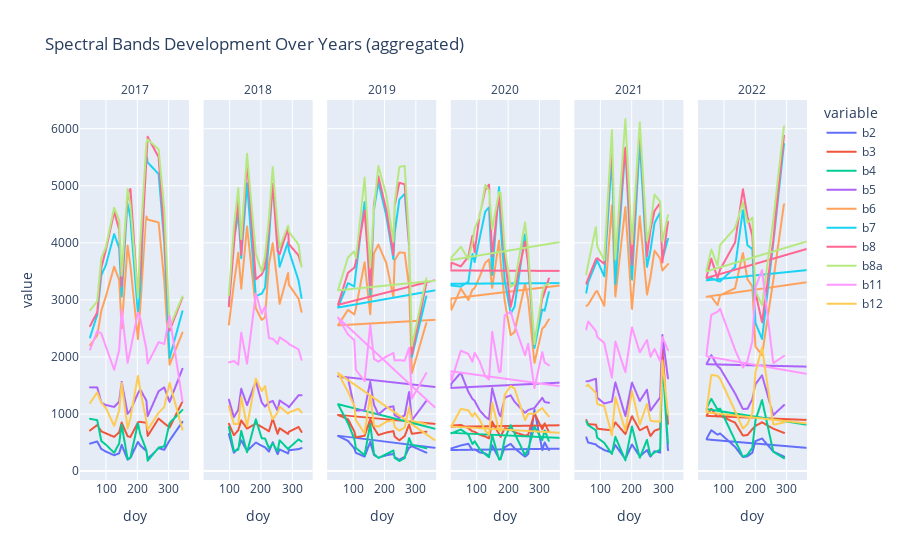

Here is the notebook cell this chart was saved with:
### Code cell
spectral = SpectralBandPlotter(df_2w_features)
spectral.plot_spectral_development_over_years(addition="aggregated")

### Figure 1 — Plotly figure (JSON) as saved in the notebook; plotly's stock layout.template omitted (floating-point values rounded to 4 significant figures)
{"data": [{"hovertemplate": "variable=b2<br>year=2017<br>doy=%{x}<br>value=%{y}<extra></extra>", "legendgroup": "b2", "line": {"color": "#636efa", "dash": "solid"}, "marker": {"symbol": "circle"}, "mode": "lines", "name": "b2", "showlegend": true, "type": "scattergl", "x": [49.0, 72.0, 85.0, 99.5, 126.0, 142.0, 150.0, 169.0, 178.0, 202.0, 209.0, 229.0, 233.0, 268.0, 286.0, 303.0, 344.0], "xaxis": "x", "y": [482.0, 519.0, 387.0, 343.0, 277.5, 311.5, 460.0, 199.0, 232.0, 512.0, 452.0, 350.5, 213.0, 402.0, 373.0, 537.0, 863.0], "yaxis": "y"}, {"hovertemplate": "variable=b2<br>year=2018<br>doy=%{x}<br>value=%{y}<extra></extra>", "legendgroup": "b2", "line": {"color": "#636efa", "dash": "solid"}, "marker": {"symbol": "circle"}, "mode": "lines", "name": "b2", "showlegend": false, "type": "scattergl", "x": [98.0, 114.0, 128.0, 137.5, 156.0, 184.0, 203.0, 213.5, 226.0, 238.0, 253.5, 260.0, 287.0, 289.5, 320.5, 330.0], "xaxis": "x2", "y": [649.0, 321.0, 400.0, 539.5, 352.0, 500.0, 444.0, 417.0, 341.0, 506.0, 297.5, 380.0, 310.0, 365.0, 385.5, 403.0], "yaxis": "y2"}, {"hovertemplate": "variable=b2<br>year=2019<br>doy=%{x}<br>value=%{y}<extra></extra>", "legendgroup": "b2", "line": {"color": "#636efa", "dash": "solid"}, "marker": {"symbol": "circle"}, "mode": "lines", "name": "b2", "showlegend": false, "type": "scattergl", "x": [360.0, 52.0, 84.0, 104.0, 109.0, 137.0, 155.0, 167.0, 181.0, 206.0, 229.0, 233.0, 248.0, 265.0, 279.0, 288.0, 334.0], "xaxis": "x3", "y": [409.0, 618.0, 529.0, 401.0, 321.0, 253.0, 510.0, 283.0, 236.0, 277.0, 301.0, 245.0, 197.0, 251.0, 410.5, 436.0, 324.0], "yaxis": "y3"}, {"hovertemplate": "variable=b2<br>year=2020<br>doy=%{x}<br>value=%{y}<extra></extra>", "legendgroup": "b2", "line": {"color": "#636efa", "dash": "solid"}, "marker": {"symbol": "circle"}, "mode": "lines", "name": "b2", "showlegend": false, "type": "scattergl", "x": [365.0, 17.0, 20.0, 50.0, 74.0, 87.0, 94.0, 110.0, 128.0, 140.0, 150.0, 172.0, 177.0, 190.0, 209.0, 221.5, 255.0, 265.0, 285.0, 310.0, 317.5, 331.0], "xaxis": "x4", "y": [393.0, 369.0, 398.0, 449.0, 479.0, 368.0, 382.0, 328.0, 309.5, 264.0, 453.0, 217.0, 224.0, 418.0, 478.0, 399.5, 252.0, 297.5, 1074.0, 368.0, 503.0, 367.5], "yaxis": "y4"}, {"hovertemplate": "variable=b2<br>year=2021<br>doy=%{x}<br>value=%{y}<extra></extra>", "legendgroup": "b2", "line": {"color": "#636efa", "dash": "solid"}, "marker": {"symbol": "circle"}, "mode": "lines", "name": "b2", "showlegend": false, "type": "scattergl", "x": [56.0, 62.0, 87.0, 91.0, 113.5, 138.0, 149.0, 181.0, 202.0, 227.0, 250.0, 261.0, 274.0, 292.0, 299.0, 317.0], "xaxis": "x5", "y": [593.0, 501.5, 467.0, 440.5, 369.5, 323.0, 456.0, 210.0, 467.0, 258.0, 368.0, 252.5, 350.0, 325.0, 2002.0, 365.0], "yaxis": "y5"}, {"hovertemplate": "variable=b2<br>year=2022<br>doy=%{x}<br>value=%{y}<extra></extra>", "legendgroup": "b2", "line": {"color": "#636efa", "dash": "solid"}, "marker": {"symbol": "circle"}, "mode": "lines", "name": "b2", "showlegend": false, "type": "scattergl", "x": [364.0, 45.0, 61.0, 81.0, 89.0, 137.0, 162.0, 176.5, 192.0, 202.0, 223.0, 259.0, 293.0], "xaxis": "x6", "y": [408.0, 556.0, 717.0, 638.0, 660.0, 425.0, 244.0, 260.5, 322.0, 526.0, 571.5, 344.0, 253.0], "yaxis": "y6"}, {"hovertemplate": "variable=b3<br>year=2017<br>doy=%{x}<br>value=%{y}<extra></extra>", "legendgroup": "b3", "line": {"color": "#EF553B", "dash": "solid"}, "marker": {"symbol": "circle"}, "mode": "lines", "name": "b3", "showlegend": true, "type": "scattergl", "x": [49.0, 72.0, 85.0, 99.5, 126.0, 142.0, 150.0, 169.0, 178.0, 202.0, 209.0, 229.0, 233.0, 268.0, 286.0, 303.0, 344.0], "xaxis": "x", "y": [712.0, 807.0, 698.0, 661.5, 599.5, 680.0, 852.0, 611.0, 597.0, 856.0, 863.0, 846.5, 616.0, 920.5, 837.0, 764.0, 1218.0], "yaxis": "y"}, {"hovertemplate": "variable=b3<br>year=2018<br>doy=%{x}<br>value=%{y}<extra></extra>", "legendgroup": "b3", "line": {"color": "#EF553B", "dash": "solid"}, "marker": {"symbol": "circle"}, "mode": "lines", "name": "b3", "showlegend": false, "type": "scattergl", "x": [98.0, 114.0, 128.0, 137.5, 156.0, 184.0, 203.0, 213.5, 226.0, 238.0, 253.5, 260.0, 287.0, 289.5, 320.5, 330.0], "xaxis": "x2", "y": [831.5, 629.0, 717.0, 888.5, 744.0, 833.0, 773.0, 740.5, 697.0, 918.0, 652.0, 751.0, 652.0, 687.5, 773.0, 686.0], "yaxis": "y2"}, {"hovertemplate": "variable=b3<br>year=2019<br>doy=%{x}<br>value=%{y}<extra></extra>", "legendgroup": "b3", "line": {"color": "#EF553B", "dash": "solid"}, "marker": {"symbol": "circle"}, "mode": "lines", "name": "b3", "showlegend": false, "type": "scattergl", "x": [360.0, 52.0, 84.0, 104.0, 109.0, 137.0, 155.0, 167.0, 181.0, 206.0, 229.0, 233.0, 248.0, 265.0, 279.0, 288.0, 334.0], "xaxis": "x3", "y": [828.0, 984.0, 909.0, 698.0, 592.0, 620.0, 905.0, 755.0, 631.0, 675.5, 700.0, 606.0, 539.0, 614.0, 813.5, 653.0, 690.0], "yaxis": "y3"}, {"hovertemplate": "variable=b3<br>year=2020<br>doy=%{x}<br>value=%{y}<extra></extra>", "legendgroup": "b3", "line": {"color": "#EF553B", "dash": "solid"}, "marker": {"symbol": "circle"}, "mode": "lines", "name": "b3", "showlegend": false, "type": "scattergl", "x": [365.0, 17.0, 20.0, 50.0, 74.0, 87.0, 94.0, 110.0, 128.0, 140.0, 150.0, 172.0, 177.0, 190.0, 209.0, 221.5, 255.0, 265.0, 285.0, 310.0, 317.5, 331.0], "xaxis": "x4", "y": [803.0, 776.0, 797.0, 809.0, 752.0, 696.0, 689.0, 636.5, 605.5, 575.0, 868.0, 647.0, 599.0, 754.0, 730.0, 679.5, 622.0, 636.5, 1011.0, 732.0, 836.5, 686.0], "yaxis": "y4"}, {"hovertemplate": "variable=b3<br>year=2021<br>doy=%{x}<br>value=%{y}<extra></extra>", "legendgroup": "b3", "line": {"color": "#EF553B", "dash": "solid"}, "marker": {"symbol": "circle"}, "mode": "lines", "name": "b3", "showlegend": false, "type": "scattergl", "x": [56.0, 62.0, 87.0, 91.0, 113.5, 138.0, 149.0, 181.0, 202.0, 227.0, 250.0, 261.0, 274.0, 292.0, 299.0, 317.0], "xaxis": "x5", "y": [897.0, 823.5, 813.0, 744.0, 728.5, 716.0, 854.0, 649.0, 964.0, 715.0, 781.0, 614.5, 707.0, 743.0, 2139.0, 830.0], "yaxis": "y5"}, {"hovertemplate": "variable=b3<br>year=2022<br>doy=%{x}<br>value=%{y}<extra></extra>", "legendgroup": "b3", "line": {"color": "#EF553B", "dash": "solid"}, "marker": {"symbol": "circle"}, "mode": "lines", "name": "b3", "showlegend": false, "type": "scattergl", "x": [364.0, 45.0, 61.0, 81.0, 89.0, 137.0, 162.0, 176.5, 192.0, 202.0, 223.0, 259.0, 293.0], "xaxis": "x6", "y": [897.0, 968.0, 1092.0, 953.0, 970.0, 848.5, 621.5, 633.0, 734.0, 792.0, 855.0, 743.0, 670.0], "yaxis": "y6"}, {"hovertemplate": "variable=b4<br>year=2017<br>doy=%{x}<br>value=%{y}<extra></extra>", "legendgroup": "b4", "line": {"color": "#00cc96", "dash": "solid"}, "marker": {"symbol": "circle"}, "mode": "lines", "name": "b4", "showlegend": true, "type": "scattergl", "x": [49.0, 72.0, 85.0, 99.5, 126.0, 142.0, 150.0, 169.0, 178.0, 202.0, 209.0, 229.0, 233.0, 268.0, 286.0, 303.0, 344.0], "xaxis": "x", "y": [916.0, 893.0, 527.0, 463.5, 321.0, 485.5, 812.0, 209.0, 239.0, 838.0, 654.0, 364.5, 181.0, 412.0, 433.0, 841.0, 1073.0], "yaxis": "y"}, {"hovertemplate": "variable=b4<br>year=2018<br>doy=%{x}<br>value=%{y}<extra></extra>", "legendgroup": "b4", "line": {"color": "#00cc96", "dash": "solid"}, "marker": {"symbol": "circle"}, "mode": "lines", "name": "b4", "showlegend": false, "type": "scattergl", "x": [98.0, 114.0, 128.0, 137.5, 156.0, 184.0, 203.0, 213.5, 226.0, 238.0, 253.5, 260.0, 287.0, 289.5, 320.5, 330.0], "xaxis": "x2", "y": [773.5, 353.0, 375.0, 704.5, 329.5, 908.0, 574.0, 571.0, 400.5, 482.0, 348.5, 540.0, 386.0, 402.5, 556.0, 519.0], "yaxis": "y2"}, {"hovertemplate": "variable=b4<br>year=2019<br>doy=%{x}<br>value=%{y}<extra></extra>", "legendgroup": "b4", "line": {"color": "#00cc96", "dash": "solid"}, "marker": {"symbol": "circle"}, "mode": "lines", "name": "b4", "showlegend": false, "type": "scattergl", "x": [360.0, 52.0, 84.0, 104.0, 109.0, 137.0, 155.0, 167.0, 181.0, 206.0, 229.0, 233.0, 248.0, 265.0, 279.0, 288.0, 334.0], "xaxis": "x3", "y": [745.0, 1173.0, 839.0, 569.0, 406.0, 279.0, 823.0, 302.0, 230.0, 295.5, 361.0, 231.0, 177.0, 227.0, 578.5, 462.0, 400.0], "yaxis": "y3"}, {"hovertemplate": "variable=b4<br>year=2020<br>doy=%{x}<br>value=%{y}<extra></extra>", "legendgroup": "b4", "line": {"color": "#00cc96", "dash": "solid"}, "marker": {"symbol": "circle"}, "mode": "lines", "name": "b4", "showlegend": false, "type": "scattergl", "x": [365.0, 17.0, 20.0, 50.0, 74.0, 87.0, 94.0, 110.0, 128.0, 140.0, 150.0, 172.0, 177.0, 190.0, 209.0, 221.5, 255.0, 265.0, 285.0, 310.0, 317.5, 331.0], "xaxis": "x4", "y": [582.0, 668.0, 662.0, 729.0, 641.0, 472.0, 523.0, 387.0, 294.5, 244.0, 633.0, 202.0, 207.0, 559.0, 806.0, 664.0, 279.0, 383.0, 779.0, 545.0, 712.0, 529.5], "yaxis": "y4"}, {"hovertemplate": "variable=b4<br>year=2021<br>doy=%{x}<br>value=%{y}<extra></extra>", "legendgroup": "b4", "line": {"color": "#00cc96", "dash": "solid"}, "marker": {"symbol": "circle"}, "mode": "lines", "name": "b4", "showlegend": false, "type": "scattergl", "x": [56.0, 62.0, 87.0, 91.0, 113.5, 138.0, 149.0, 181.0, 202.0, 227.0, 250.0, 261.0, 274.0, 292.0, 299.0, 317.0], "xaxis": "x5", "y": [876.0, 806.0, 715.0, 586.5, 496.0, 299.0, 603.0, 187.0, 783.0, 232.0, 548.0, 271.0, 328.0, 375.5, 1930.0, 484.0], "yaxis": "y5"}, {"hovertemplate": "variable=b4<br>year=2022<br>doy=%{x}<br>value=%{y}<extra></extra>", "legendgroup": "b4", "line": {"color": "#00cc96", "dash": "solid"}, "marker": {"symbol": "circle"}, "mode": "lines", "name": "b4", "showlegend": false, "type": "scattergl", "x": [364.0, 45.0, 61.0, 81.0, 89.0, 137.0, 162.0, 176.5, 192.0, 202.0, 223.0, 259.0, 293.0], "xaxis": "x6", "y": [815.0, 1088.0, 1267.0, 1078.0, 1094.0, 535.0, 251.0, 286.0, 409.0, 889.0, 1246.0, 339.0, 225.0], "yaxis": "y6"}, {"hovertemplate": "variable=b5<br>year=2017<br>doy=%{x}<br>value=%{y}<extra></extra>", "legendgroup": "b5", "line": {"color": "#ab63fa", "dash": "solid"}, "marker": {"symbol": "circle"}, "mode": "lines", "name": "b5", "showlegend": true, "type": "scattergl", "x": [49.0, 72.0, 85.0, 99.5, 126.0, 142.0, 150.0, 169.0, 178.0, 202.0, 209.0, 229.0, 233.0, 268.0, 286.0, 303.0, 344.0], "xaxis": "x", "y": [1468.0, 1467.0, 1199.0, 1158.0, 1124.0, 1216.0, 1563.0, 1004.0, 1064.0, 1361.0, 1434.0, 1235.0, 964.0, 1399.0, 1467.0, 1212.0, 1793.0], "yaxis": "y"}, {"hovertemplate": "variable=b5<br>year=2018<br>doy=%{x}<br>value=%{y}<extra></extra>", "legendgroup": "b5", "line": {"color": "#ab63fa", "dash": "solid"}, "marker": {"symbol": "circle"}, "mode": "lines", "name": "b5", "showlegend": false, "type": "scattergl", "x": [98.0, 114.0, 128.0, 137.5, 156.0, 184.0, 203.0, 213.5, 226.0, 238.0, 253.5, 260.0, 287.0, 289.5, 320.5, 330.0], "xaxis": "x2", "y": [1253.0, 945.0, 1074.0, 1444.0, 1156.0, 1572.0, 1202.0, 1130.0, 1200.0, 1232.0, 1058.0, 1238.0, 1138.0, 1118.0, 1328.0, 1329.0], "yaxis": "y2"}, {"hovertemplate": "variable=b5<br>year=2019<br>doy=%{x}<br>value=%{y}<extra></extra>", "legendgroup": "b5", "line": {"color": "#ab63fa", "dash": "solid"}, "marker": {"symbol": "circle"}, "mode": "lines", "name": "b5", "showlegend": false, "type": "scattergl", "x": [360.0, 52.0, 84.0, 104.0, 109.0, 137.0, 155.0, 167.0, 181.0, 206.0, 229.0, 233.0, 248.0, 265.0, 279.0, 288.0, 334.0], "xaxis": "x3", "y": [1475.0, 1661.0, 1623.0, 1122.0, 1059.0, 1071.0, 1565.0, 1163.0, 993.0, 1109.0, 1136.0, 979.0, 933.0, 976.0, 1386.0, 890.0, 1230.0], "yaxis": "y3"}, {"hovertemplate": "variable=b5<br>year=2020<br>doy=%{x}<br>value=%{y}<extra></extra>", "legendgroup": "b5", "line": {"color": "#ab63fa", "dash": "solid"}, "marker": {"symbol": "circle"}, "mode": "lines", "name": "b5", "showlegend": false, "type": "scattergl", "x": [365.0, 17.0, 20.0, 50.0, 74.0, 87.0, 94.0, 110.0, 128.0, 140.0, 150.0, 172.0, 177.0, 190.0, 209.0, 221.5, 255.0, 265.0, 285.0, 310.0, 317.5, 331.0], "xaxis": "x4", "y": [1550.0, 1457.0, 1535.0, 1725.0, 1389.0, 1265.0, 1233.0, 1064.0, 953.5, 905.0, 1454.0, 1002.0, 959.0, 1285.0, 1329.0, 1216.0, 1021.0, 1070.0, 1107.0, 1284.0, 1212.0, 1196.0], "yaxis": "y4"}, {"hovertemplate": "variable=b5<br>year=2021<br>doy=%{x}<br>value=%{y}<extra></extra>", "legendgroup": "b5", "line": {"color": "#ab63fa", "dash": "solid"}, "marker": {"symbol": "circle"}, "mode": "lines", "name": "b5", "showlegend": false, "type": "scattergl", "x": [56.0, 62.0, 87.0, 91.0, 113.5, 138.0, 149.0, 181.0, 202.0, 227.0, 250.0, 261.0, 274.0, 292.0, 299.0, 317.0], "xaxis": "x5", "y": [1574.0, 1574.0, 1618.0, 1288.0, 1185.0, 1219.0, 1556.0, 965.0, 1552.0, 1228.0, 1426.0, 1058.0, 1157.0, 1290.0, 2387.0, 1624.0], "yaxis": "y5"}, {"hovertemplate": "variable=b5<br>year=2022<br>doy=%{x}<br>value=%{y}<extra></extra>", "legendgroup": "b5", "line": {"color": "#ab63fa", "dash": "solid"}, "marker": {"symbol": "circle"}, "mode": "lines", "name": "b5", "showlegend": false, "type": "scattergl", "x": [364.0, 45.0, 61.0, 81.0, 89.0, 137.0, 162.0, 176.5, 192.0, 202.0, 223.0, 259.0, 293.0], "xaxis": "x6", "y": [1831.0, 1873.0, 2033.0, 1838.0, 1803.0, 1361.0, 1088.0, 1094.0, 1256.0, 1523.0, 1678.0, 981.0, 1157.0], "yaxis": "y6"}, {"hovertemplate": "variable=b6<br>year=2017<br>doy=%{x}<br>value=%{y}<extra></extra>", "legendgroup": "b6", "line": {"color": "#FFA15A", "dash": "solid"}, "marker": {"symbol": "circle"}, "mode": "lines", "name": "b6", "showlegend": true, "type": "scattergl", "x": [49.0, 72.0, 85.0, 99.5, 126.0, 142.0, 150.0, 169.0, 178.0, 202.0, 209.0, 229.0, 233.0, 268.0, 286.0, 303.0, 344.0], "xaxis": "x", "y": [2206.0, 2378.0, 2808.0, 3060.0, 3582.0, 3352.0, 2504.0, 3952.0, 3598.0, 2313.0, 2828.0, 4462.0, 4408.0, 4358.0, 3335.0, 1863.0, 2427.0], "yaxis": "y"}, {"hovertemplate": "variable=b6<br>year=2018<br>doy=%{x}<br>value=%{y}<extra></extra>", "legendgroup": "b6", "line": {"color": "#FFA15A", "dash": "solid"}, "marker": {"symbol": "circle"}, "mode": "lines", "name": "b6", "showlegend": false, "type": "scattergl", "x": [98.0, 114.0, 128.0, 137.5, 156.0, 184.0, 203.0, 213.5, 226.0, 238.0, 253.5, 260.0, 287.0, 289.5, 320.5, 330.0], "xaxis": "x2", "y": [2566.0, 3281.0, 3827.0, 3195.0, 4286.0, 2855.0, 2649.0, 2694.0, 3624.0, 3994.0, 3274.0, 2930.0, 3470.0, 3267.0, 3020.0, 2791.0], "yaxis": "y2"}, {"hovertemplate": "variable=b6<br>year=2019<br>doy=%{x}<br>value=%{y}<extra></extra>", "legendgroup": "b6", "line": {"color": "#FFA15A", "dash": "solid"}, "marker": {"symbol": "circle"}, "mode": "lines", "name": "b6", "showlegend": false, "type": "scattergl", "x": [360.0, 52.0, 84.0, 104.0, 109.0, 137.0, 155.0, 167.0, 181.0, 206.0, 229.0, 233.0, 248.0, 265.0, 279.0, 288.0, 334.0], "xaxis": "x3", "y": [2650.0, 2554.0, 2826.0, 2745.0, 2843.0, 3659.0, 2748.0, 3819.0, 3970.0, 3650.0, 3049.0, 3693.0, 3832.0, 3824.0, 3232.0, 1718.0, 2594.0], "yaxis": "y3"}, {"hovertemplate": "variable=b6<br>year=2020<br>doy=%{x}<br>value=%{y}<extra></extra>", "legendgroup": "b6", "line": {"color": "#FFA15A", "dash": "solid"}, "marker": {"symbol": "circle"}, "mode": "lines", "name": "b6", "showlegend": false, "type": "scattergl", "x": [365.0, 17.0, 20.0, 50.0, 74.0, 87.0, 94.0, 110.0, 128.0, 140.0, 150.0, 172.0, 177.0, 190.0, 209.0, 221.5, 255.0, 265.0, 285.0, 310.0, 317.5, 331.0], "xaxis": "x4", "y": [3251.0, 3021.0, 2827.0, 3199.0, 2997.0, 3179.0, 3205.0, 3406.0, 3650.0, 3709.0, 3211.0, 4041.0, 3670.0, 2984.0, 2381.0, 2436.0, 3286.0, 3000.0, 1895.0, 2498.0, 2534.0, 2658.0], "yaxis": "y4"}, {"hovertemplate": "variable=b6<br>year=2021<br>doy=%{x}<br>value=%{y}<extra></extra>", "legendgroup": "b6", "line": {"color": "#FFA15A", "dash": "solid"}, "marker": {"symbol": "circle"}, "mode": "lines", "name": "b6", "showlegend": false, "type": "scattergl", "x": [56.0, 62.0, 87.0, 91.0, 113.5, 138.0, 149.0, 181.0, 202.0, 227.0, 250.0, 261.0, 274.0, 292.0, 299.0, 317.0], "xaxis": "x5", "y": [2893.0, 2915.0, 3145.0, 3155.0, 2897.0, 4659.0, 3057.0, 4628.0, 2840.0, 4466.0, 3093.0, 3393.0, 3865.0, 3726.0, 3514.0, 3627.0], "yaxis": "y5"}, {"hovertemplate": "variable=b6<br>year=2022<br>doy=%{x}<br>value=%{y}<extra></extra>", "legendgroup": "b6", "line": {"color": "#FFA15A", "dash": "solid"}, "marker": {"symbol": "circle"}, "mode": "lines", "name": "b6", "showlegend": false, "type": "scattergl", "x": [364.0, 45.0, 61.0, 81.0, 89.0, 137.0, 162.0, 176.5, 192.0, 202.0, 223.0, 259.0, 293.0], "xaxis": "x6", "y": [3308.0, 3055.0, 3058.0, 2909.0, 3079.0, 3206.0, 3822.0, 3362.0, 3237.0, 2183.0, 2031.0, 3344.0, 4677.0], "yaxis": "y6"}, {"hovertemplate": "variable=b7<br>year=2017<br>doy=%{x}<br>value=%{y}<extra></extra>", "legendgroup": "b7", "line": {"color": "#19d3f3", "dash": "solid"}, "marker": {"symbol": "circle"}, "mode": "lines", "name": "b7", "showlegend": true, "type": "scattergl", "x": [49.0, 72.0, 85.0, 99.5, 126.0, 142.0, 150.0, 169.0, 178.0, 202.0, 209.0, 229.0, 233.0, 268.0, 286.0, 303.0, 344.0], "xaxis": "x", "y": [2342.0, 2740.0, 3433.0, 3609.0, 4154.0, 3910.0, 3058.0, 4680.0, 4425.0, 2755.0, 3200.0, 5551.0, 5410.0, 5205.0, 4007.0, 1979.0, 2801.0], "yaxis": "y"}, {"hovertemplate": "variable=b7<br>year=2018<br>doy=%{x}<br>value=%{y}<extra></extra>", "legendgroup": "b7", "line": {"color": "#19d3f3", "dash": "solid"}, "marker": {"symbol": "circle"}, "mode": "lines", "name": "b7", "showlegend": false, "type": "scattergl", "x": [98.0, 114.0, 128.0, 137.5, 156.0, 184.0, 203.0, 213.5, 226.0, 238.0, 253.5, 260.0, 287.0, 289.5, 320.5, 330.0], "xaxis": "x2", "y": [2916.0, 4039.0, 4512.0, 3730.0, 5040.0, 3065.0, 3111.0, 3215.0, 4064.0, 5028.0, 3945.0, 3581.0, 4019.0, 3862.0, 3338.0, 3034.0], "yaxis": "y2"}, {"hovertemplate": "variable=b7<br>year=2019<br>doy=%{x}<br>value=%{y}<extra></extra>", "legendgroup": "b7", "line": {"color": "#19d3f3", "dash": "solid"}, "marker": {"symbol": "circle"}, "mode": "lines", "name": "b7", "showlegend": false, "type": "scattergl", "x": [360.0, 52.0, 84.0, 104.0, 109.0, 137.0, 155.0, 167.0, 181.0, 206.0, 229.0, 233.0, 248.0, 265.0, 279.0, 288.0, 334.0], "xaxis": "x3", "y": [3166.0, 2866.0, 3294.0, 3236.0, 3475.0, 4716.0, 3075.0, 4577.0, 5063.0, 4480.0, 3714.0, 4168.0, 4760.0, 4858.0, 3942.0, 2000.0, 3062.0], "yaxis": "y3"}, {"hovertemplate": "variable=b7<br>year=2020<br>doy=%{x}<br>value=%{y}<extra></extra>", "legendgroup": "b7", "line": {"color": "#19d3f3", "dash": "solid"}, "marker": {"symbol": "circle"}, "mode": "lines", "name": "b7", "showlegend": false, "type": "scattergl", "x": [365.0, 17.0, 20.0, 50.0, 74.0, 87.0, 94.0, 110.0, 128.0, 140.0, 150.0, 172.0, 177.0, 190.0, 209.0, 221.5, 255.0, 265.0, 285.0, 310.0, 317.5, 331.0], "xaxis": "x4", "y": [3294.0, 3283.0, 3251.0, 3235.0, 3318.0, 3806.0, 3662.0, 4078.0, 4548.0, 4622.0, 3436.0, 4979.0, 4303.0, 3344.0, 2756.0, 2884.0, 4150.0, 3602.0, 2159.0, 2834.0, 2810.0, 3136.0], "yaxis": "y4"}, {"hovertemplate": "variable=b7<br>year=2021<br>doy=%{x}<br>value=%{y}<extra></extra>", "legendgroup": "b7", "line": {"color": "#19d3f3", "dash": "solid"}, "marker": {"symbol": "circle"}, "mode": "lines", "name": "b7", "showlegend": false, "type": "scattergl", "x": [56.0, 62.0, 87.0, 91.0, 113.5, 138.0, 149.0, 181.0, 202.0, 227.0, 250.0, 261.0, 274.0, 292.0, 299.0, 317.0], "xaxis": "x5", "y": [3125.0, 3306.0, 3640.0, 3692.0, 3413.0, 5520.0, 3276.0, 5659.0, 3354.0, 5773.0, 3578.0, 3860.0, 4346.0, 4532.0, 3697.0, 4072.0], "yaxis": "y5"}, {"hovertemplate": "variable=b7<br>year=2022<br>doy=%{x}<br>value=%{y}<extra></extra>", "legendgroup": "b7", "line": {"color": "#19d3f3", "dash": "solid"}, "marker": {"symbol": "circle"}, "mode": "lines", "name": "b7", "showlegend": false, "type": "scattergl", "x": [364.0, 45.0, 61.0, 81.0, 89.0, 137.0, 162.0, 176.5, 192.0, 202.0, 223.0, 259.0, 293.0], "xaxis": "x6", "y": [3521.0, 3343.0, 3382.0, 3333.0, 3323.0, 3576.0, 4577.0, 3956.0, 3892.0, 2595.0, 2316.0, 3996.0, 5730.0], "yaxis": "y6"}, {"hovertemplate": "variable=b8<br>year=2017<br>doy=%{x}<br>value=%{y}<extra></extra>", "legendgroup": "b8", "line": {"color": "#FF6692", "dash": "solid"}, "marker": {"symbol": "circle"}, "mode": "lines", "name": "b8", "showlegend": true, "type": "scattergl", "x": [49.0, 72.0, 85.0, 99.5, 126.0, 142.0, 150.0, 169.0, 178.0, 202.0, 209.0, 229.0, 233.0, 268.0, 286.0, 303.0, 344.0], "xaxis": "x", "y": [2543.0, 2782.0, 3559.0, 3874.0, 4538.0, 4234.0, 3238.0, 4862.0, 4944.0, 3070.0, 3450.0, 5459.0, 5859.0, 5500.0, 4143.0, 2459.0, 3038.0], "yaxis": "y"}, {"hovertemplate": "variable=b8<br>year=2018<br>doy=%{x}<br>value=%{y}<extra></extra>", "legendgroup": "b8", "line": {"color": "#FF6692", "dash": "solid"}, "marker": {"symbol": "circle"}, "mode": "lines", "name": "b8", "showlegend": false, "type": "scattergl", "x": [98.0, 114.0, 128.0, 137.5, 156.0, 184.0, 203.0, 213.5, 226.0, 238.0, 253.5, 260.0, 287.0, 289.5, 320.5, 330.0], "xaxis": "x2", "y": [2886.0, 3944.0, 4777.0, 3792.0, 5436.0, 3359.0, 3447.0, 3570.0, 4252.0, 5032.0, 3852.0, 3800.0, 4260.0, 3976.0, 3780.0, 3592.0], "yaxis": "y2"}, {"hovertemplate": "variable=b8<br>year=2019<br>doy=%{x}<br>value=%{y}<extra></extra>", "legendgroup": "b8", "line": {"color": "#FF6692", "dash": "solid"}, "marker": {"symbol": "circle"}, "mode": "lines", "name": "b8", "showlegend": false, "type": "scattergl", "x": [360.0, 52.0, 84.0, 104.0, 109.0, 137.0, 155.0, 167.0, 181.0, 206.0, 229.0, 233.0, 248.0, 265.0, 279.0, 288.0, 334.0], "xaxis": "x3", "y": [3343.0, 2914.0, 3475.0, 3564.0, 3656.0, 4567.0, 3193.0, 4692.0, 5166.0, 4582.0, 3786.0, 4650.0, 5053.0, 5025.0, 3955.0, 2045.0, 3288.0], "yaxis": "y3"}, {"hovertemplate": "variable=b8<br>year=2020<br>doy=%{x}<br>value=%{y}<extra></extra>", "legendgroup": "b8", "line": {"color": "#FF6692", "dash": "solid"}, "marker": {"symbol": "circle"}, "mode": "lines", "name": "b8", "showlegend": false, "type": "scattergl", "x": [365.0, 17.0, 20.0, 50.0, 74.0, 87.0, 94.0, 110.0, 128.0, 140.0, 150.0, 172.0, 177.0, 190.0, 209.0, 221.5, 255.0, 265.0, 285.0, 310.0, 317.5, 331.0], "xaxis": "x4", "y": [3508.0, 3516.0, 3653.0, 3587.0, 3758.0, 4125.0, 3834.0, 4484.0, 4934.0, 5019.0, 3761.0, 4850.0, 4604.0, 3767.0, 2878.0, 3169.0, 4021.0, 3628.0, 2271.0, 3022.0, 3127.0, 3375.0], "yaxis": "y4"}, {"hovertemplate": "variable=b8<br>year=2021<br>doy=%{x}<br>value=%{y}<extra></extra>", "legendgroup": "b8", "line": {"color": "#FF6692", "dash": "solid"}, "marker": {"symbol": "circle"}, "mode": "lines", "name": "b8", "showlegend": false, "type": "scattergl", "x": [56.0, 62.0, 87.0, 91.0, 113.5, 138.0, 149.0, 181.0, 202.0, 227.0, 250.0, 261.0, 274.0, 292.0, 299.0, 317.0], "xaxis": "x5", "y": [3283.0, 3369.0, 3714.0, 3732.0, 3632.0, 5783.0, 3699.0, 5668.0, 3614.0, 6090.0, 3766.0, 4221.0, 4558.0, 4700.0, 3656.0, 4366.0], "yaxis": "y5"}, {"hovertemplate": "variable=b8<br>year=2022<br>doy=%{x}<br>value=%{y}<extra></extra>", "legendgroup": "b8", "line": {"color": "#FF6692", "dash": "solid"}, "marker": {"symbol": "circle"}, "mode": "lines", "name": "b8", "showlegend": false, "type": "scattergl", "x": [364.0, 45.0, 61.0, 81.0, 89.0, 137.0, 162.0, 176.5, 192.0, 202.0, 223.0, 259.0, 293.0], "xaxis": "x6", "y": [3890.0, 3383.0, 3724.0, 3382.0, 3529.0, 4008.0, 4941.0, 4459.0, 4123.0, 3132.0, 2607.0, 4045.0, 5875.0], "yaxis": "y6"}, {"hovertemplate": "variable=b8a<br>year=2017<br>doy=%{x}<br>value=%{y}<extra></extra>", "legendgroup": "b8a", "line": {"color": "#B6E880", "dash": "solid"}, "marker": {"symbol": "circle"}, "mode": "lines", "name": "b8a", "showlegend": true, "type": "scattergl", "x": [49.0, 72.0, 85.0, 99.5, 126.0, 142.0, 150.0, 169.0, 178.0, 202.0, 209.0, 229.0, 233.0, 268.0, 286.0, 303.0, 344.0], "xaxis": "x", "y": [2816.0, 2975.0, 3734.0, 3922.0, 4614.0, 4396.0, 3424.0, 4944.0, 4652.0, 3044.0, 3949.0, 5746.0, 5813.0, 5638.0, 4585.0, 2521.0, 3062.0], "yaxis": "y"}, {"hovertemplate": "variable=b8a<br>year=2018<br>doy=%{x}<br>value=%{y}<extra></extra>", "legendgroup": "b8a", "line": {"color": "#B6E880", "dash": "solid"}, "marker": {"symbol": "circle"}, "mode": "lines", "name": "b8a", "showlegend": false, "type": "scattergl", "x": [98.0, 114.0, 128.0, 137.5, 156.0, 184.0, 203.0, 213.5, 226.0, 238.0, 253.5, 260.0, 287.0, 289.5, 320.5, 330.0], "xaxis": "x2", "y": [3082.0, 4275.0, 4959.0, 4064.0, 5561.0, 3808.0, 3497.0, 3768.0, 4433.0, 5329.0, 4280.0, 3914.0, 4300.0, 4196.0, 3968.0, 3581.0], "yaxis": "y2"}, {"hovertemplate": "variable=b8a<br>year=2019<br>doy=%{x}<br>value=%{y}<extra></extra>", "legendgroup": "b8a", "line": {"color": "#B6E880", "dash": "solid"}, "marker": {"symbol": "circle"}, "mode": "lines", "name": "b8a", "showlegend": false, "type": "scattergl", "x": [360.0, 52.0, 84.0, 104.0, 109.0, 137.0, 155.0, 167.0, 181.0, 206.0, 229.0, 233.0, 248.0, 265.0, 279.0, 288.0, 334.0], "xaxis": "x3", "y": [3336.0, 3168.0, 3746.0, 3850.0, 3735.0, 5145.0, 3569.0, 4609.0, 5347.0, 4843.0, 4021.0, 4701.0, 5334.0, 5346.0, 4084.0, 2192.0, 3378.0], "yaxis": "y3"}, {"hovertemplate": "variable=b8a<br>year=2020<br>doy=%{x}<br>value=%{y}<extra></extra>", "legendgroup": "b8a", "line": {"color": "#B6E880", "dash": "solid"}, "marker": {"symbol": "circle"}, "mode": "lines", "name": "b8a", "showlegend": false, "type": "scattergl", "x": [365.0, 17.0, 20.0, 50.0, 74.0, 87.0, 94.0, 110.0, 128.0, 140.0, 150.0, 172.0, 177.0, 190.0, 209.0, 221.5, 255.0, 265.0, 285.0, 310.0, 317.5, 331.0], "xaxis": "x4", "y": [4012.0, 3697.0, 3744.0, 3931.0, 3710.0, 4001.0, 4245.0, 4460.0, 5018.0, 4918.0, 4237.0, 4892.0, 4875.0, 3908.0, 3228.0, 3279.0, 4358.0, 3850.0, 2224.0, 3113.0, 3250.0, 3284.0], "yaxis": "y4"}, {"hovertemplate": "variable=b8a<br>year=2021<br>doy=%{x}<br>value=%{y}<extra></extra>", "legendgroup": "b8a", "line": {"color": "#B6E880", "dash": "solid"}, "marker": {"symbol": "circle"}, "mode": "lines", "name": "b8a", "showlegend": false, "type": "scattergl", "x": [56.0, 62.0, 87.0, 91.0, 113.5, 138.0, 149.0, 181.0, 202.0, 227.0, 250.0, 261.0, 274.0, 292.0, 299.0, 317.0], "xaxis": "x5", "y": [3444.0, 3619.0, 4277.0, 3936.0, 3698.0, 5979.0, 3705.0, 6170.0, 3980.0, 6112.0, 4029.0, 4315.0, 4848.0, 4720.0, 4018.0, 4486.0], "yaxis": "y5"}, {"hovertemplate": "variable=b8a<br>year=2022<br>doy=%{x}<br>value=%{y}<extra></extra>", "legendgroup": "b8a", "line": {"color": "#B6E880", "dash": "solid"}, "marker": {"symbol": "circle"}, "mode": "lines", "name": "b8a", "showlegend": false, "type": "scattergl", "x": [364.0, 45.0, 61.0, 81.0, 89.0, 137.0, 162.0, 176.5, 192.0, 202.0, 223.0, 259.0, 293.0], "xaxis": "x6", "y": [4021.0, 3499.0, 3884.0, 3601.0, 3962.0, 4260.0, 4710.0, 4351.0, 4443.0, 3157.0, 2906.0, 4401.0, 6044.0], "yaxis": "y6"}, {"hovertemplate": "variable=b11<br>year=2017<br>doy=%{x}<br>value=%{y}<extra></extra>", "legendgroup": "b11", "line": {"color": "#FF97FF", "dash": "solid"}, "marker": {"symbol": "circle"}, "mode": "lines", "name": "b11", "showlegend": true, "type": "scattergl", "x": [49.0, 72.0, 85.0, 99.5, 126.0, 142.0, 150.0, 169.0, 178.0, 202.0, 209.0, 229.0, 233.0, 268.0, 286.0, 303.0, 344.0], "xaxis": "x", "y": [2128.0, 2455.0, 2411.0, 2185.0, 1775.0, 2119.0, 2835.0, 1896.0, 2126.0, 2780.0, 2686.0, 2130.0, 1885.0, 2260.0, 2227.0, 2721.0, 1227.0], "yaxis": "y"}, {"hovertemplate": "variable=b11<br>year=2018<br>doy=%{x}<br>value=%{y}<extra></extra>", "legendgroup": "b11", "line": {"color": "#FF97FF", "dash": "solid"}, "marker": {"symbol": "circle"}, "mode": "lines", "name": "b11", "showlegend": false, "type": "scattergl", "x": [98.0, 114.0, 128.0, 137.5, 156.0, 184.0, 203.0, 213.5, 226.0, 238.0, 253.5, 260.0, 287.0, 289.5, 320.5, 330.0], "xaxis": "x2", "y": [1904.0, 1929.0, 1866.0, 2426.0, 1882.0, 3111.0, 2759.0, 2887.0, 2326.0, 2320.0, 2230.0, 2346.0, 2247.0, 2228.0, 2133.0, 1949.0], "yaxis": "y2"}, {"hovertemplate": "variable=b11<br>year=2019<br>doy=%{x}<br>value=%{y}<extra></extra>", "legendgroup": "b11", "line": {"color": "#FF97FF", "dash": "solid"}, "marker": {"symbol": "circle"}, "mode": "lines", "name": "b11", "showlegend": false, "type": "scattergl", "x": [360.0, 52.0, 84.0, 104.0, 109.0, 137.0, 155.0, 167.0, 181.0, 206.0, 229.0, 233.0, 248.0, 265.0, 279.0, 288.0, 334.0], "xaxis": "x3", "y": [1124.0, 2690.0, 2394.0, 2297.0, 1775.0, 1577.0, 2562.0, 1967.0, 1917.0, 2006.0, 2071.0, 1938.0, 1945.0, 1934.0, 2159.0, 1272.0, 1718.0], "yaxis": "y3"}, {"hovertemplate": "variable=b11<br>year=2020<br>doy=%{x}<br>value=%{y}<extra></extra>", "legendgroup": "b11", "line": {"color": "#FF97FF", "dash": "solid"}, "marker": {"symbol": "circle"}, "mode": "lines", "name": "b11", "showlegend": false, "type": "scattergl", "x": [365.0, 17.0, 20.0, 50.0, 74.0, 87.0, 94.0, 110.0, 128.0, 140.0, 150.0, 172.0, 177.0, 190.0, 209.0, 221.5, 255.0, 265.0, 285.0, 310.0, 317.5, 331.0], "xaxis": "x4", "y": [1489.0, 1750.0, 1589.0, 2110.0, 2053.0, 1917.0, 2075.0, 1923.0, 1658.0, 1606.0, 2443.0, 1733.0, 1745.0, 2730.0, 2795.0, 2562.0, 2029.0, 2230.0, 1453.0, 2085.0, 1904.0, 1854.0], "yaxis": "y4"}, {"hovertemplate": "variable=b11<br>year=2021<br>doy=%{x}<br>value=%{y}<extra></extra>", "legendgroup": "b11", "line": {"color": "#FF97FF", "dash": "solid"}, "marker": {"symbol": "circle"}, "mode": "lines", "name": "b11", "showlegend": false, "type": "scattergl", "x": [56.0, 62.0, 87.0, 91.0, 113.5, 138.0, 149.0, 181.0, 202.0, 227.0, 250.0, 261.0, 274.0, 292.0, 299.0, 317.0], "xaxis": "x5", "y": [2482.0, 2622.0, 2455.0, 2352.0, 2245.0, 1637.0, 2270.0, 1733.0, 2521.0, 2082.0, 2297.0, 2002.0, 2143.0, 1926.0, 2351.0, 2117.0], "yaxis": "y5"}, {"hovertemplate": "variable=b11<br>year=2022<br>doy=%{x}<br>value=%{y}<extra></extra>", "legendgroup": "b11", "line": {"color": "#FF97FF", "dash": "solid"}, "marker": {"symbol": "circle"}, "mode": "lines", "name": "b11", "showlegend": false, "type": "scattergl", "x": [364.0, 45.0, 61.0, 81.0, 89.0, 137.0, 162.0, 176.5, 192.0, 202.0, 223.0, 259.0, 293.0], "xaxis": "x6", "y": [1705.0, 2012.0, 2739.0, 2791.0, 2845.0, 2126.0, 1811.0, 1934.0, 2274.0, 3217.0, 3522.0, 1890.0, 2018.0], "yaxis": "y6"}, {"hovertemplate": "variable=b12<br>year=2017<br>doy=%{x}<br>value=%{y}<extra></extra>", "legendgroup": "b12", "line": {"color": "#FECB52", "dash": "solid"}, "marker": {"symbol": "circle"}, "mode": "lines", "name": "b12", "showlegend": true, "type": "scattergl", "x": [49.0, 72.0, 85.0, 99.5, 126.0, 142.0, 150.0, 169.0, 178.0, 202.0, 209.0, 229.0, 233.0, 268.0, 286.0, 303.0, 344.0], "xaxis": "x", "y": [1192.0, 1379.0, 1198.0, 1106.0, 792.0, 1058.0, 1543.0, 746.5, 929.0, 1669.0, 1432.0, 870.0, 726.0, 1024.0, 1123.0, 1548.0, 727.0], "yaxis": "y"}, {"hovertemplate": "variable=b12<br>year=2018<br>doy=%{x}<br>value=%{y}<extra></extra>", "legendgroup": "b12", "line": {"color": "#FECB52", "dash": "solid"}, "marker": {"symbol": "circle"}, "mode": "lines", "name": "b12", "showlegend": false, "type": "scattergl", "x": [98.0, 114.0, 128.0, 137.5, 156.0, 184.0, 203.0, 213.5, 226.0, 238.0, 253.5, 260.0, 287.0, 289.5, 320.5, 330.0], "xaxis": "x2", "y": [1140.0, 825.0, 827.0, 1298.0, 786.0, 1619.0, 1402.0, 1488.0, 1104.0, 910.0, 1028.0, 1131.0, 1005.0, 1026.0, 1092.0, 1027.0], "yaxis": "y2"}, {"hovertemplate": "variable=b12<br>year=2019<br>doy=%{x}<br>value=%{y}<extra></extra>", "legendgroup": "b12", "line": {"color": "#FECB52", "dash": "solid"}, "marker": {"symbol": "circle"}, "mode": "lines", "name": "b12", "showlegend": false, "type": "scattergl", "x": [360.0, 52.0, 84.0, 104.0, 109.0, 137.0, 155.0, 167.0, 181.0, 206.0, 229.0, 233.0, 248.0, 265.0, 279.0, 288.0, 334.0], "xaxis": "x3", "y": [546.0, 1718.0, 1391.0, 1145.0, 896.0, 660.0, 1327.0, 800.0, 777.0, 864.5, 888.0, 776.0, 707.0, 765.0, 1117.0, 879.0, 823.0], "yaxis": "y3"}, {"hovertemplate": "variable=b12<br>year=2020<br>doy=%{x}<br>value=%{y}<extra></extra>", "legendgroup": "b12", "line": {"color": "#FECB52", "dash": "solid"}, "marker": {"symbol": "circle"}, "mode": "lines", "name": "b12", "showlegend": false, "type": "scattergl", "x": [365.0, 17.0, 20.0, 50.0, 74.0, 87.0, 94.0, 110.0, 128.0, 140.0, 150.0, 172.0, 177.0, 190.0, 209.0, 221.5, 255.0, 265.0, 285.0, 310.0, 317.5, 331.0], "xaxis": "x4", "y": [671.0, 784.0, 787.0, 1091.0, 1063.0, 954.0, 1022.0, 900.5, 709.5, 641.0, 1202.0, 699.0, 710.0, 1335.0, 1494.0, 1446.0, 893.0, 1005.0, 1006.0, 1105.0, 1047.0, 957.5], "yaxis": "y4"}, {"hovertemplate": "variable=b12<br>year=2021<br>doy=%{x}<br>value=%{y}<extra></extra>", "legendgroup": "b12", "line": {"color": "#FECB52", "dash": "solid"}, "marker": {"symbol": "circle"}, "mode": "lines", "name": "b12", "showlegend": false, "type": "scattergl", "x": [56.0, 62.0, 87.0, 91.0, 113.5, 138.0, 149.0, 181.0, 202.0, 227.0, 250.0, 261.0, 274.0, 292.0, 299.0, 317.0], "xaxis": "x5", "y": [1490.0, 1510.0, 1373.0, 1172.0, 1139.0, 628.0, 1296.0, 708.0, 1402.0, 816.0, 1177.0, 882.0, 872.0, 868.0, 1938.0, 991.0], "yaxis": "y5"}, {"hovertemplate": "variable=b12<br>year=2022<br>doy=%{x}<br>value=%{y}<extra></extra>", "legendgroup": "b12", "line": {"color": "#FECB52", "dash": "solid"}, "marker": {"symbol": "circle"}, "mode": "lines", "name": "b12", "showlegend": false, "type": "scattergl", "x": [364.0, 45.0, 61.0, 81.0, 89.0, 137.0, 162.0, 176.5, 192.0, 202.0, 223.0, 259.0, 293.0], "xaxis": "x6", "y": [837.0, 1030.0, 1686.0, 1669.0, 1616.0, 1052.0, 745.0, 823.5, 1015.0, 1735.0, 2167.0, 813.0, 850.0], "yaxis": "y6"}], "layout": {"annotations": [{"font": {}, "showarrow": false, "text": "2017", "x": 0.075, "xanchor": "center", "xref": "paper", "y": 1, "yanchor": "bottom", "yref": "paper"}, {"font": {}, "showarrow": false, "text": "2018", "x": 0.245, "xanchor": "center", "xref": "paper", "y": 1, "yanchor": "bottom", "yref": "paper"}, {"font": {}, "showarrow": false, "text": "2019", "x": 0.415, "xanchor": "center", "xref": "paper", "y": 1, "yanchor": "bottom", "yref": "paper"}, {"font": {}, "showarrow": false, "text": "2020", "x": 0.585, "xanchor": "center", "xref": "paper", "y": 1, "yanchor": "bottom", "yref": "paper"}, {"font": {}, "showarrow": false, "text": "2021", "x": 0.755, "xanchor": "center", "xref": "paper", "y": 1, "yanchor": "bottom", "yref": "paper"}, {"font": {}, "showarrow": false, "text": "2022", "x": 0.925, "xanchor": "center", "xref": "paper", "y": 1, "yanchor": "bottom", "yref": "paper"}], "legend": {"title": {"text": "variable"}, "tracegroupgap": 0}, "title": {"text": "Spectral Bands Development Over Years (aggregated)"}, "xaxis": {"anchor": "y", "domain": [0, 0.15], "title": {"text": "doy"}}, "xaxis2": {"anchor": "y2", "domain": [0.17, 0.32], "matches": "x", "title": {"text": "doy"}}, "xaxis3": {"anchor": "y3", "domain": [0.34, 0.49], "matches": "x", "title": {"text": "doy"}}, "xaxis4": {"anchor": "y4", "domain": [0.51, 0.66], "matches": "x", "title": {"text": "doy"}}, "xaxis5": {"anchor": "y5", "domain": [0.68, 0.83], "matches": "x", "title": {"text": "doy"}}, "xaxis6": {"anchor": "y6", "domain": [0.85, 1], "matches": "x", "title": {"text": "doy"}}, "yaxis": {"anchor": "x", "domain": [0, 1], "title": {"text": "value"}}, "yaxis2": {"anchor": "x2", "domain": [0, 1], "matches": "y", "showticklabels": false}, "yaxis3": {"anchor": "x3", "domain": [0, 1], "matches": "y", "showticklabels": false}, "yaxis4": {"anchor": "x4", "domain": [0, 1], "matches": "y", "showticklabels": false}, "yaxis5": {"anchor": "x5", "domain": [0, 1], "matches": "y", "showticklabels": false}, "yaxis6": {"anchor": "x6", "domain": [0, 1], "matches": "y", "showticklabels": false}}}
